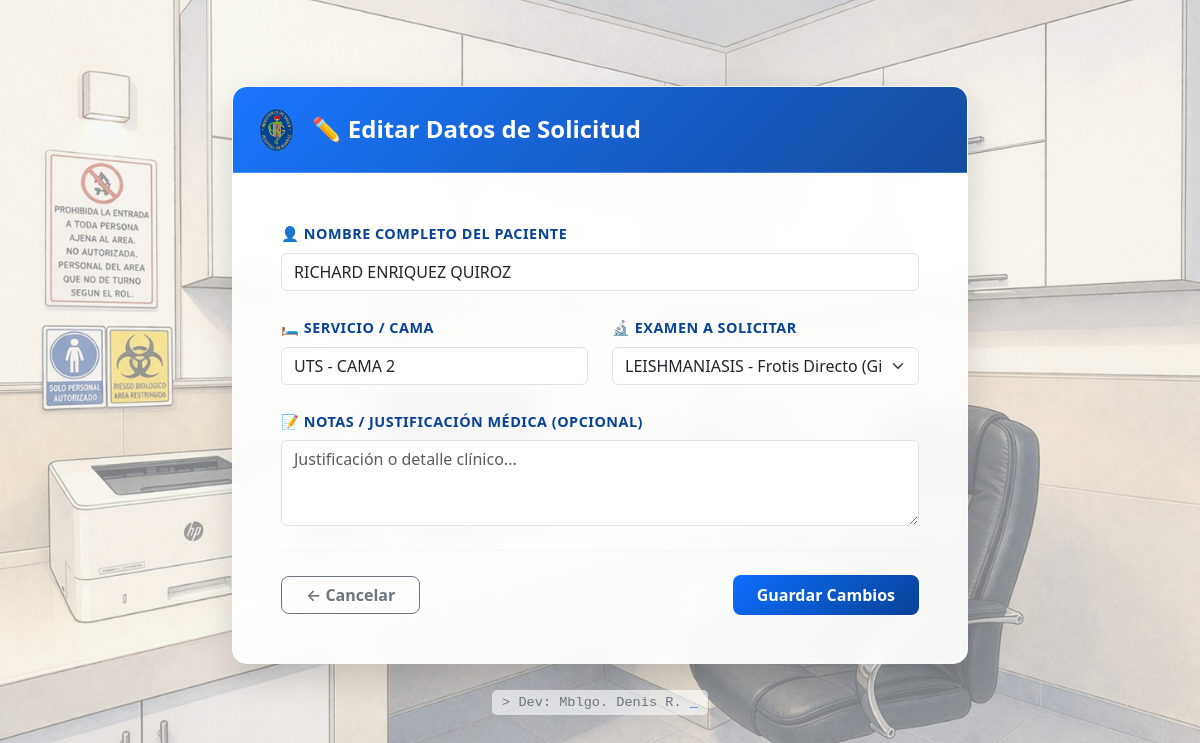
The page /editar-solicitud/6/ (signed in) on the database its author committed.
### tracking/models.py (models this page shows, shortened)
class OrdenExamen(models.Model):
    ESTADO_CHOICES = [
        ('SOLICITADO', '🔴 Pendiente / Solicitado'),
        ('TOMADO', '🟡 Muestra Tomada'),
        ('ENVIADO', '🔵 Enviado a LIMA/DIRESA'),
        ('RESULTADO', '🟢 Resultado Recibido'),
    ]
    paciente_nombre = models.CharField(max_length=200, verbose_name="Nombre del Paciente")
    cama = models.CharField(max_length=50, verbose_name="Cama / Servicio")
    archivo_resultado = models.FileField(upload_to='resultados_pdf/', blank=True, null=True, verbose_name="PDF del Resultado")
    tipo_examen = models.ForeignKey(CatalogoExamen, on_delete=models.RESTRICT, verbose_name="Tipo de Examen")
    estado = models.CharField(max_length=20, choices=ESTADO_CHOICES, default='SOLICITADO', verbose_name="Estado de la Muestra")
    medico_solicitante = models.ForeignKey(User, on_delete=models.SET_NULL, null=True, verbose_name="Médico Solicitante")
    fecha_solicitud = models.DateTimeField(auto_now_add=True, verbose_name="Fecha y Hora de Solicitud")
    notas = models.TextField(blank=True, null=True, verbose_name="Observaciones / Justificación")
    laboratorista_toma = models.ForeignKey(User, on_delete=models.SET_NULL, null=True, blank=True, related_name='tomas_realizadas')
    laboratorista_envio = models.ForeignKey(User, on_delete=models.SET_NULL, null=True, blank=True, related_name='envios_realizados')
    laboratorista_resultado = models.ForeignKey(User, on_delete=models.SET_NULL, null=True, blank=True, related_name='resultados_subidos')
    class Meta:
        verbose_name = "Orden de Examen"
        verbose_name_plural = "Órdenes de Exámenes"
        ordering = ['-fecha_solicitud']

### tracking/views.py (the view)
# urls.py: path('editar-solicitud/<int:orden_id>/', views.editar_orden, name='editar_orden'),
@login_required(login_url='login')
def editar_orden(request, orden_id):
    if not request.user.is_staff:
        return redirect('dashboard')
    orden = get_object_or_404(OrdenExamen, id=orden_id)
    if request.method == 'POST':
        form = OrdenExamenForm(request.POST, instance=orden)
        if form.is_valid():
            form.save()
            return redirect('dashboard')
    else:
        form = OrdenExamenForm(instance=orden)
    return render(request, 'tracking/editar_orden.html', {'form': form, 'orden': orden})

### tracking/forms.py
class OrdenExamenForm(forms.ModelForm):
    class Meta:
        model = OrdenExamen
        fields = ['paciente_nombre', 'cama', 'tipo_examen', 'notas']
        widgets = {
            'paciente_nombre': forms.TextInput(attrs={'class': 'form-control', 'placeholder': 'Ej. Juan Pérez'}),
            'cama': forms.TextInput(attrs={'class': 'form-control', 'placeholder': 'Ej. Pediatría - Cama 4'}),
            'tipo_examen': forms.Select(attrs={'class': 'form-select'}),
            'notas': forms.Textarea(attrs={'class': 'form-control', 'rows': 3, 'placeholder': 'Justificación o detalle clínico...'}),
        }

### tracking/models.py (called while the page is built)
    def __str__(self):
        return self.nombre

### tracking/templates/tracking/editar_orden.html (shortened to what this page needs)
{% load static %}
<!DOCTYPE html>
<html lang="es">
<head>
    <link href="https://cdn.jsdelivr.net/npm/bootstrap@5.3.0/dist/css/bootstrap.min.css" rel="stylesheet">
</head>
<body>
<div class="container py-5">
    <div class="row justify-content-center">
        <div class="col-md-9 col-lg-8">
            <div class="glass-container">
                <div class="institutional-header">
                    <img src="{% static 'tracking/images/logo-hospital.png' %}" alt="Logo" style="height: 45px;">
                    <h4 class="mb-0 fw-bold">✏️ Editar Datos de Solicitud</h4>
                </div>
                <div class="card-body p-4 p-md-5" style="background: rgba(255,255,255,0.6);">
                    <form method="POST">
                        <div class="mb-4">
                            <label class="form-label">👤 Nombre Completo del Paciente</label>
                            {{ form.paciente_nombre }}
                        </div>
                        <div class="row">
                            <div class="col-md-6 mb-4">
                                <label class="form-label">🛏️ Servicio / Cama</label>
                                {{ form.cama }}
                            </div>
                            <div class="col-md-6 mb-4">
                                <label class="form-label">🔬 Examen a Solicitar</label>
                                {{ form.tipo_examen }}
                            </div>
                        </div>
                        <div class="mb-4">
                            <label class="form-label">📝 Notas / Justificación Médica (Opcional)</label>
                            {{ form.notas }}
                        </div>
                        <hr class="my-4" style="border-color: rgba(0,0,0,0.1);">
                        <div class="d-flex justify-content-between align-items-center">
                            <a href="{% url 'dashboard' %}" class="btn btn-outline-secondary fw-semibold px-4" style="border-radius: 8px;">← Cancelar</a>
                            <button type="submit" class="btn btn-institutional px-4 py-2">Guardar Cambios</button>
                        </div>
                    </form>
                </div>
            </div>
        </div>
    </div>
    <div class="text-center mt-4">
        <span style="font-family: 'Courier New', Courier, monospace; font-size: 0.85rem; color: #6c757d; background: rgba(255,255,255,0.6); padding: 5px 10px; border-radius: 5px; backdrop-filter: blur(5px);">
            > Dev: Mblgo. Denis R. <span class="blinking-cursor">_</span>
        </span>
    </div>
</div>
</body>
</html>

### tracking/templates/tracking/editar_orden.html (style rules this page uses)
.blinking-cursor { font-weight: 900; color: #0d6efd; animation: blink 1s step-end infinite; }

### rows shown on the page
OrdenExamen: paciente_nombre "RICHARD ENRIQUEZ QUIROZ", cama "UTS - CAMA 2", tipo_examen "LEISHMANIASIS - Frotis Directo (Giemsa)"
